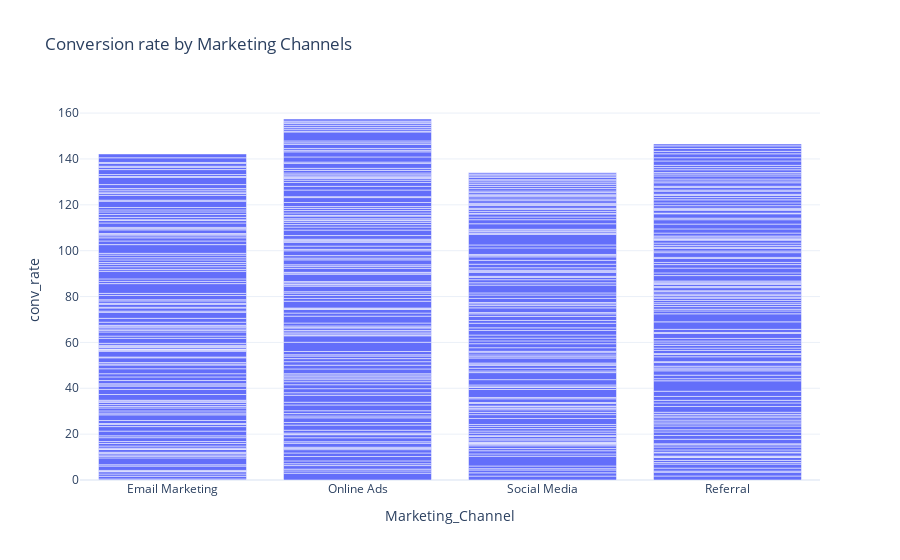

The notebook cell saved with this chart:
### Code cell
## Conversion Rates by Marketing Channel
px.bar(data,x='Marketing_Channel',y='conv_rate', title='Conversion rate by Marketing Channels')

### Figure 1 — Plotly figure (JSON) as saved in the notebook; plotly's stock layout.template omitted (floating-point values rounded to 4 significant figures; data arrays with more than 128 entries replaced by an {"elided": "..."} marker saying what was removed)
{"data": [{"alignmentgroup": "True", "hovertemplate": "Marketing_Channel=%{x}<br>conv_rate=%{y}<extra></extra>", "legendgroup": "", "marker": {"color": "#636efa", "pattern": {"shape": ""}}, "name": "", "offsetgroup": "", "orientation": "v", "showlegend": false, "textposition": "auto", "type": "bar", "x": {"elided": "500 str values"}, "xaxis": "x", "y": {"elided": "500 float values"}, "yaxis": "y"}], "layout": {"barmode": "relative", "legend": {"tracegroupgap": 0}, "title": {"text": "Conversion rate by Marketing Channels"}, "xaxis": {"anchor": "y", "domain": [0, 1], "title": {"text": "Marketing_Channel"}}, "yaxis": {"anchor": "x", "domain": [0, 1], "title": {"text": "conv_rate"}}}}
